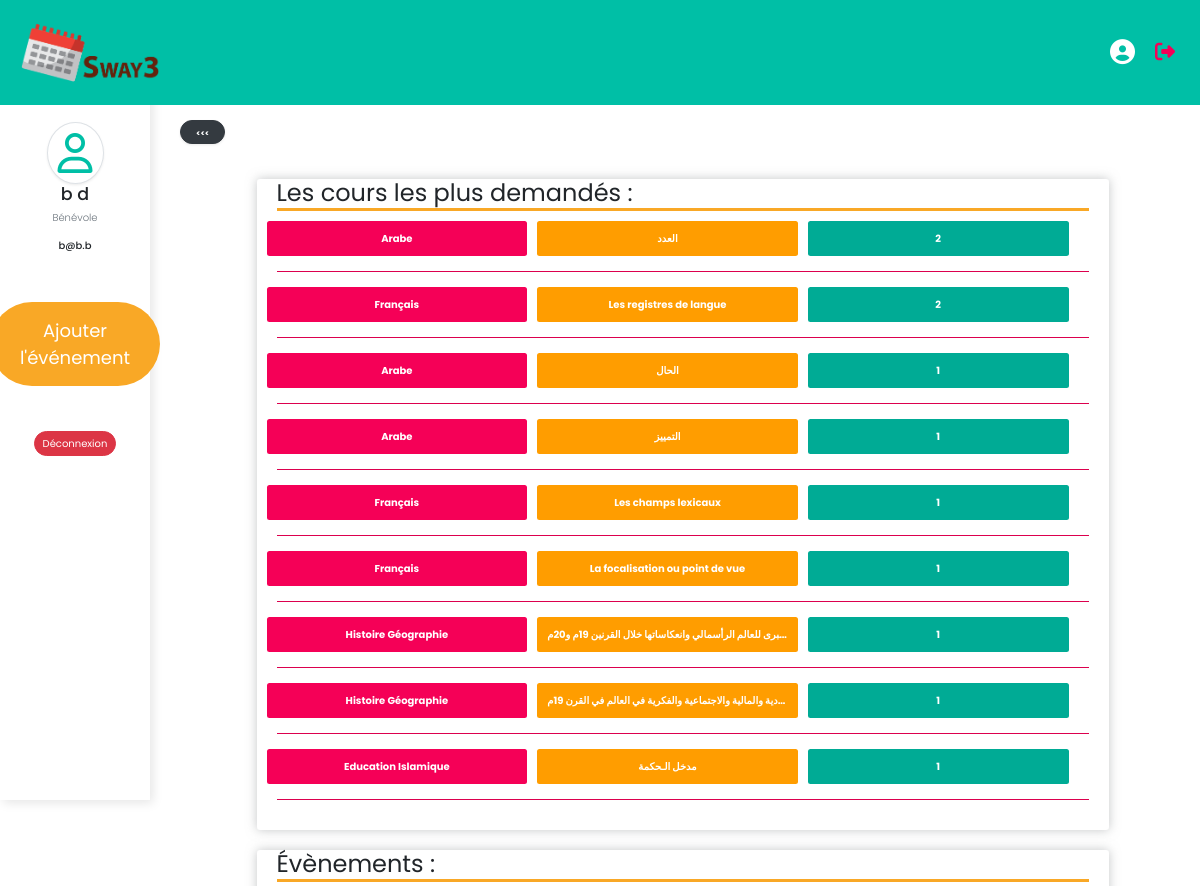
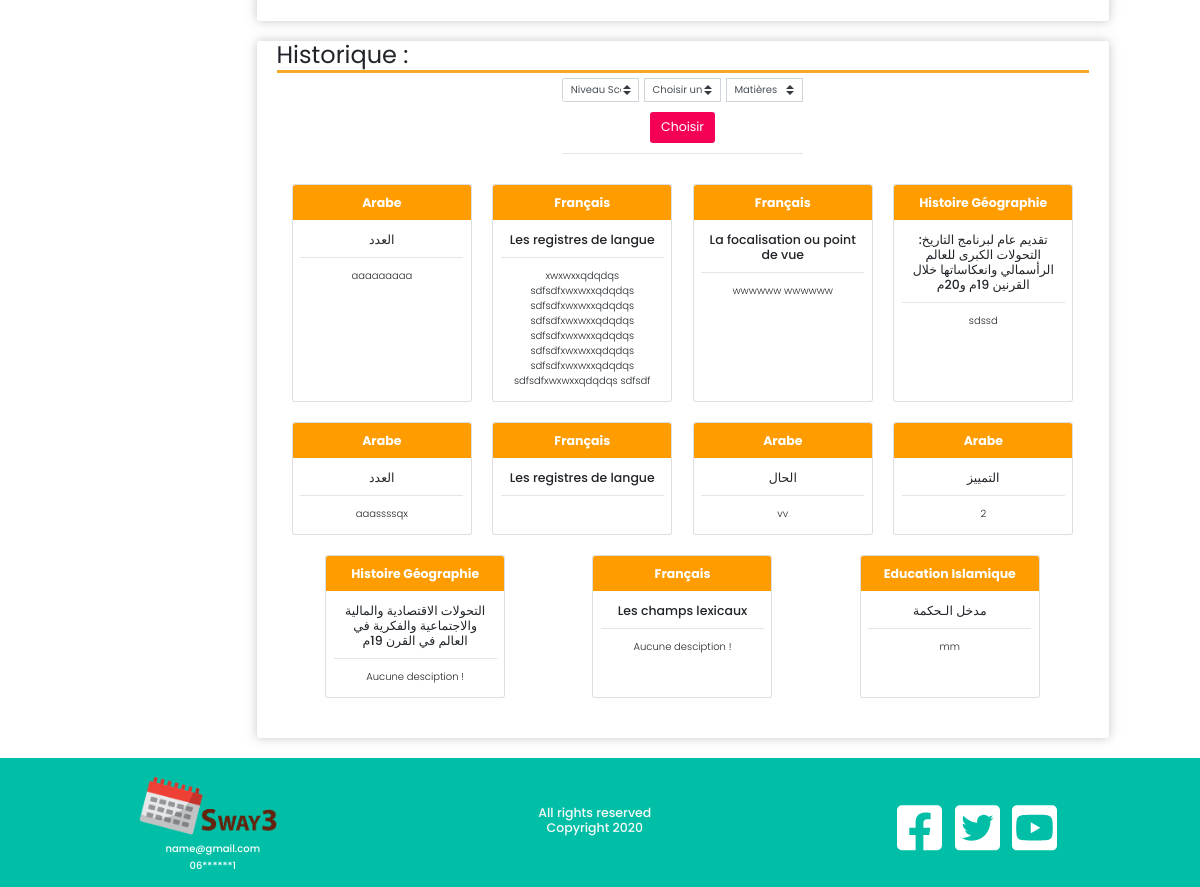
/Teacher.php (signed in), run on the app's committed database (2 pictures, top to bottom).
### tables this page shows
CREATE TABLE `demande` (
  `iddemande` int(11) NOT NULL,
  `description` text DEFAULT NULL,
  `idetudiantc` int(11) DEFAULT NULL,
  `cours` int(11) NOT NULL,
  `reponce` int(11) NOT NULL
);

CREATE TABLE `matiere` (
  `idmatiere` int(11) NOT NULL,
  `nommatiere` varchar(255) DEFAULT NULL,
  `idfiliere` int(11) DEFAULT NULL
);

CREATE TABLE `cours` (
  `idcours` int(11) NOT NULL,
  `nomcours` varchar(255) DEFAULT NULL,
  `idmatiere` int(11) DEFAULT NULL
);

### Teacher.php (the view, shortened to what this page needs)
<?php
include('navbar.php');
?>
<div class="vertical-nav pt-lg-5" id="sidebar">
    <div class=" mb-4  menu-head text-center d-flex flex-column align-items-center">
        <i class="far fa-user img-thumbnail shadow-sm rounded-circle p-3"
           style="font-size: 40px; color: #00BFA6"></i>
        <div class="media d-flex align-items-center ">
            <div class="media-body">
                <h3 class="">
                    <?php
                    if (!empty($_SESSION['mailb'])) {
                        echo($_SESSION['teacherFname'] . ' ' . $_SESSION['teacherLname']);
                    };
                    ?>
                </h3>
                <p class="font-weight-light text-muted mb-0">Bénévole</p>
            </div>
        </div>
        <div class="mt-4">
            <h6 class='text-center'>
                <?php
                if (!empty($_SESSION['mailb'])) {
                    echo(' ' . $_SESSION['mailb']);
                };
                ?>
            </h6>
        </div>
        <div class="p-2  mb-5">
            <?php
            if (!empty($_SESSION['mailb'])) {
                echo "
            <div class='btn_add_event'>
                <button id='add_event_btn' type='button'>Ajouter l'événement</button>
            </div>
            <div class='mt-2'>
                <a  href=\"logout.php\">
                    <button class='btn btn-danger rounded-pill'>Déconnexion</button>
                </a>
            </div>
                ";
            }
            ?>
        </div>
    </div>
</div>
<div class="page-content pl-4" id="content">
    <button class="btn btn-dark bg-dark rounded-pill shadow-sm px-4 m-4" id="sidebarCollapse" type="button">
        <small class="text-uppercase font-weight-bold" id="togl"> <<< </small>
    </button>
    <div class="containers">
        <div class="statistics">
            <div class="chart_title">
                <h4 class="chart_title_h2 historique">Les cours les plus demandés :</h4>
            </div>
            <?php
            if (!empty($_SESSION['mailb'])) {
                $therequet = "SELECT COUNT(d.cours) AS num, d.cours,c.nomcours , m.nommatiere FROM demande d INNER JOIN cours c ON
           d.cours = c.idcours INNER JOIN matiere m ON c.idmatiere = m.idmatiere GROUP BY d.cours ORDER BY COUNT(d.cours) DESC;";
                if ($do = mysqli_query($conn, $therequet)) {
                    while ($array = mysqli_fetch_array($do)) {
                        echo '<div class="row  font-weight-bold align-items-center text-center" style="min-width: 16em ; max-width: 100%">
                   <div class="col-sm m-2 rounded p-3 text-truncate backRed">' . $array[3] . '</div>
                   <div class="col-sm m-2 rounded p-3 text-truncate backOrange" data-toggle="tooltip" data-placement="top" title="' . $array[2] . '">' . $array[2] . '</div>
                    <div class="col-sm m-2 rounded p-3 text-truncate backGreen">' . $array[0] . '</div>
                    </div>
                    <hr class="backRed">';
                    };
                } else {
                    echo "<h5 class='text-danger text-center font-weight-bold mt-5'>Aucune demande</h5>";
                };
            };
            ?>
        </div>
    </div>
    <div class="containers">
        <h4 class="historique">Évènements :</h4>
    </div>
    <div class="containers">
        <h2 class="historique">Historique :</h2>
        <div class="d-flex flex-wrap flex-column align-items-center justify-content-center">
            <div class="col-4 mb-3 ">
                <form action="" method="post" class="w-100">
                    <div class="d-flex justify-content-between aline-items-baseline">
                        <div class="form-group">
                            <div class="input-group mb-3">
                                <select class="custom-select" name="nScolaire" id="nScolaire"
                                        onchange="showfilliers(this.value)">
                                    <option selected>Niveau Scolaire</option>
                                </select>
                                <select class="custom-select ml-2" name="filier" id="filieres"
                                        onclick="showMatieres(this.value)">
                                    <option value="" selected disabled> Choisir une filiere</option>
                                </select>
                                <select class="custom-select ml-2" name="matiere" id="matieres"
                                        onchange="getMatieres(this.value)">
                                    <option value="" SELECTED disabled>Matières</option>
                                </select>
                            </div>
                            <div class="text-center">
                                <button type="submit" name="submit" id="" class="btn backRed btn-lg">Choisir</button>
                            </div>
                        </div>
                    </div>
                </form>
                <hr>
            </div>
            <div class="d-flex flex-wrap justify-content-around m-2">
                <?php
                if (isset($_POST['submit'])) {
                    $matiereT = $_POST['selMatiere'];
                    $req = "SELECT c.nomcours, e.prenometudiant, e.nometudiant, d.description,  m.nommatiere FROM demande d
    INNER JOIN etudiant e ON d.idetudiantc = e.idetudiant INNER JOIN cours c ON c.idcours = d.cours
    INNER JOIN matiere m ON m.idmatiere = c.idmatiere WHERE m.idmatiere = '" . $matiereT . "' ";
                    $reqt = mysqli_query($conn, $req);
                    $row = mysqli_fetch_array($reqt);
                    if ($reqt = mysqli_query($conn, $req)) {
                        if (!empty($_SESSION['mailb'] && $reqt)) {
                            while ($row = mysqli_fetch_array($reqt)) {
                                echo "
                                <div class=\"card  card mb-4 rounded-lg m-2\" style=\"width: 18rem;\">
                                  <div class=\"card-body  p-0\">
                                     <div class='backOrange rounded-top pt-2 p-1 text-center'>
                                             <h5 class=\"card-title font-weight-bold mt-2\">$row[4]</h5>
                                    </div>
                                    <div class='p-2 m-1 text-center'>
                                        <h5 class=\"card-title text-center m-2\">$row[0]</h5>
                                        <hr>
                                        <p class=\"card-text font-weight-light m-2\">$row[3]</p>
                                     </div>
                                  </div>
                                 </div>
                         ";
                            }
                        }
                    }
                } else {
                    $req = "SELECT c.nomcours, e.prenometudiant, e.nometudiant, d.description,  m.nommatiere FROM demande d
                        INNER JOIN etudiant e ON d.idetudiantc = e.idetudiant INNER JOIN cours c ON c.idcours = d.cours
                        INNER JOIN matiere m ON m.idmatiere = c.idmatiere";
                    if ($reqt = mysqli_query($conn, $req)) {
                        if (!empty($_SESSION['mailb']) && $reqt) {
                            while ($row = mysqli_fetch_array($reqt)) {
                                echo "
                                <div class=\"card  card mb-4 rounded-lg m-2\" style=\"width: 18rem;\">
                                  <div class=\"card-body  p-0\">
                                     <div class='backOrange rounded-top pt-2 p-1 text-center'>
                                             <h5 class=\"card-title font-weight-bold mt-2\">$row[4]</h5>
                                    </div>
                                    <div class='p-2 m-1 text-center'>
                                        <h5 class=\"card-title text-center m-2\">$row[0]</h5>
                                        <hr>
                                        <p class=\"card-text font-weight-light m-2\">$row[3]</p>
                                     </div>
                                  </div>
                                 </div>
                                 ";
                            }
                        }
                    }
                }
                    ?>
            </div>
        </div>
    </div>
</div>
<?php
include 'footer.php';
?>

### navbar.php (shortened to what this page needs)
<!DOCTYPE html>
<html lang="en">
<head>
    <link rel="stylesheet" href="https://stackpath.bootstrapcdn.com/bootstrap/4.4.1/css/bootstrap.min.css"
>
    <link href="https://unpkg.com/aos@2.3.1/dist/aos.css" rel="stylesheet">
    <link rel="stylesheet" href="src/css/main.css"/>
</head>
<body>
<nav class="sticky-top">
    <a class="navbar-brand" href="index.php">
        <img src="src/img/logo-02.png"  class="d-inline-block align-top" alt="">
    </a>
    <div>
        <div class="p-2">
            <?php
            if (!empty($_SESSION['mail'])) {
                echo "
              <div class=\"rounded-circle p-2 \">
                <a href=\"Student.php\">
                <i class=\"fas iconProfile fa-user-circle\"></i>
                </a>
              </div>
                ";
            }
            ?>
        </div>
        <div class="p-2">
            <?php
            if (!empty($_SESSION['type'])) {
                $teacherMail = $_SESSION['mailb'];
                echo
                "
        <div class=' rounded-circle p-2'>
               <a href=\"logout.php\">
            <i class=\"fas deleteSec fa-sign-out-alt\"></i>
                </a>
         </div>
    ";
            } else if (!empty($_SESSION['mail'])) {
                echo
                "
        <div class=' rounded-circle p-2'>
               <a href=\"logout.php\">
            <i class=\"fas deleteSec fa-sign-out-alt\"></i>
                </a>
         </div>
   ";
            };
            ?>
        </div>
    </div>
</nav>

### footer.php (shortened to what this page needs)
<footer>
    <div class="footer">
        <div class="footer__info">
            <a class="navbar-brand" href="index.php">
                <img src="src/img/logo-02.png" width="150" class="d-inline-block align-top" alt="">
            </a>
            <h3>name@gmail.com</h3>
            <h3>06******1</h3>
        </div>
        <div class="footer__serv">
            <h5 class="text-light text-center ">All rights reserved <br> Copyright 2020</h5>
        </div>
        <div class="footer__social">
            <a href="#">
            </a>
            <a href="#">
            </a>
            <a href="#">
            </a>
        </div>
    </div>
</footer>

### src/css/main.css (style rules this page uses)
input,select,textarea { outline:none;appearance:unset!important;-moz-appearance:unset!important;-webkit-appearance:unset!important;-o-appearance:unset!important;-ms-appearance:unset!important }
img { max-width:100%;height:auto }
.form-group { position:relative;margin-bottom:25px;overflow:hidden }
.form-group:last-child { margin-bottom:0 }
nav { display:flex;justify-content:space-between;align-items:center;padding:15px;background-color:#00bfa6 }
nav a { text-decoration:none;color:#fff }
nav div { display:flex;align-items:center }
nav img { width:150px;-o-object-fit:cover;object-fit:cover;border-radius:20px }
.deleteSec { color:#f50057;font-size:2em }
.iconProfile { font-size:2.5em }
* { margin:0;padding:0;font-size:16px;font-family:Poppins,sans-serif }
html { scroll-behavior:smooth }
.backGreen { background-color:#00ab95;color:#fff }
.backOrange { background-color:#ff9d00;color:#fff }
.backRed { background-color:#f50057;color:#fff }
body { padding:0;margin:0;min-height:100vh }
.containers { margin:2em auto;max-width:71vw;box-shadow:0 0 11px 0 rgba(149,152,154,.554);padding:2em;border-radius:.3em }
.chart .chart_title_h2,.historique,.Post_problem h2 { font-weight:400;font-size:x-large;border-bottom:3px solid #f9a826;margin-top:-20px }
.btn_add_event { display:flex;justify-content:center }
.btn_add_event button { width:170px;padding:15px;background-color:#f9a826;color:#fff;border:none;border-radius:49px;margin-top:40px;margin-bottom:40px;font-size:medium;font-size:large }
footer { padding:10px;z-index:1;background-color:#00bfa6 }
footer .footer { position:relative;display:flex;justify-content:space-around;flex-wrap:wrap;align-items:center }
footer .footer__info { text-align:center }
footer .footer__info h3 { color:#fff;font-size:1em }
footer .footer__serv { display:flex;justify-content:center;align-items:center;flex-wrap:wrap }
footer .footer__social svg { width:45px;margin-right:10px;margin-top:10px }
.vertical-nav { min-width:15rem;width:15rem;position:fixed;top:0;left:0;box-shadow:3px 3px 10px rgba(0,0,0,.1);transition:all .4s;height:100vh }
.menu-head { position:relative;top:12% }
.page-content { width:calc(100% - 15rem);margin-left:15rem;transition:all .4s }
@media (max-width:1230px) { * { font-size:10px } }

### data on the page
demande: matiere.nommatiere "Arabe", cours.nomcours "العدد", description "aaaaaaaaa"
demande: matiere.nommatiere "Français", cours.nomcours "Les registres de langue", description "xwxwxxqdqdqs sdfsdfxwxwxxqdqdqs sdfsdfxwxwxxqdqdqs sdfsdfxwxwxxqdqdqs sdfsdfxwxwxxqdqdqs sdfsdfxwxwxxqdqdqs sdfsdfxwxwxxqdqdqs sdfsdfxwxwxxqdqdqs sdfsdf"
demande: matiere.nommatiere "Français", cours.nomcours "La focalisation ou point de vue", description "wwwwww wwwwww"
demande: matiere.nommatiere "Histoire Géographie", cours.nomcours "تقديم عام لبرنامج التاريخ: التحولات الكبرى للعالم الرأسمالي وانعكاساتها خلال القرنين 19م و20م", description "sdssd"
demande: matiere.nommatiere "Arabe", cours.nomcours "العدد", description "aaassssqx"
demande: matiere.nommatiere "Français", cours.nomcours "Les registres de langue"
demande: matiere.nommatiere "Arabe", cours.nomcours "الحال", description "vv"
demande: matiere.nommatiere "Arabe", cours.nomcours "التمييز", description "2"
demande: matiere.nommatiere "Histoire Géographie", cours.nomcours "التحولات الاقتصادية والمالية والاجتماعية والفكرية في العالم في القرن 19م", description "Aucune desciption !"
demande: matiere.nommatiere "Français", cours.nomcours "Les champs lexicaux", description "Aucune desciption !"
demande: matiere.nommatiere "Education Islamique", cours.nomcours "مدخل الـحكمة", description "mm"

### other printed values
$_SESSION['teacherFname'] "b"
$_SESSION['teacherLname'] "d"
$_SESSION['mailb'] "b@b.b"
$array[3] "Arabe"
$array[2] "العدد"
$array[0] "2"
$array[3] "Français"
$array[2] "Les registres de langue"
$array[2] "الحال"
$array[0] "1"
$array[2] "التمييز"
$array[2] "Les champs lexicaux"
$array[2] "La focalisation ou point de vue"
$array[3] "Histoire Géographie"
$array[3] "Education Islamique"
